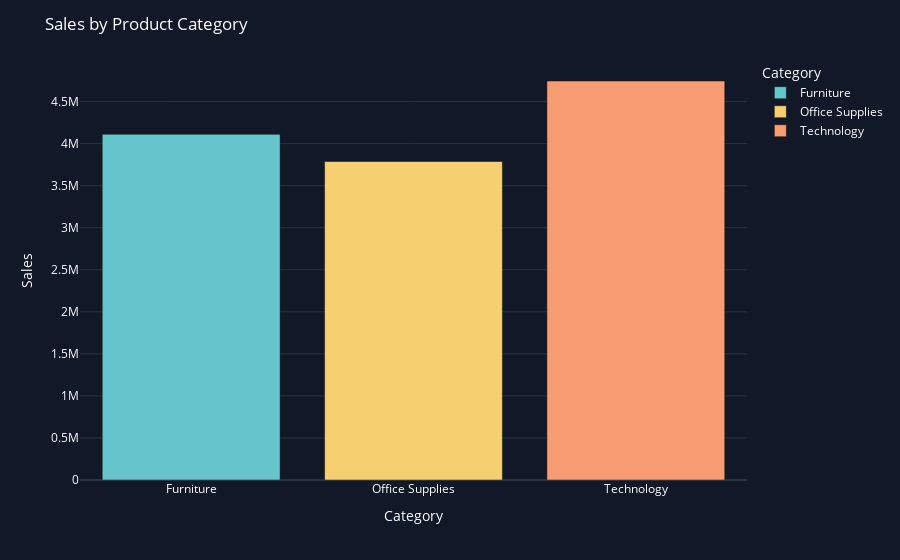
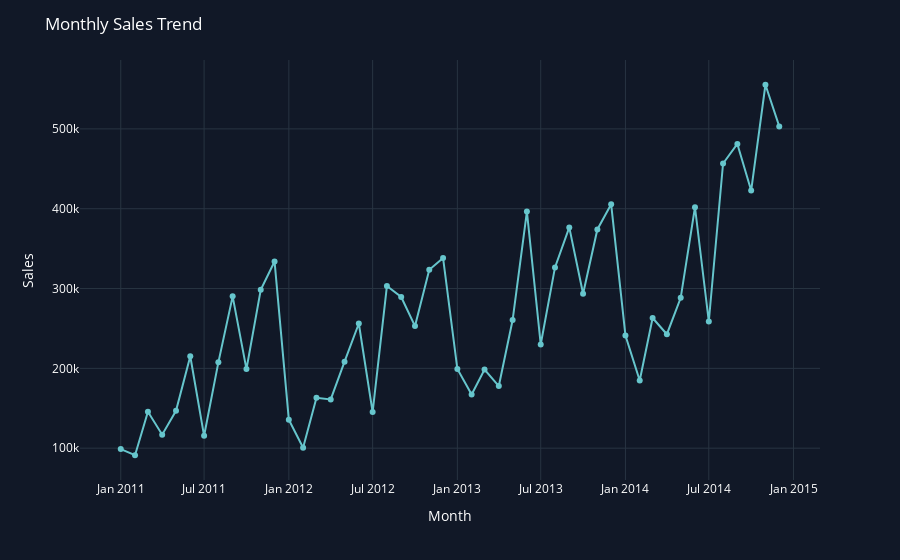
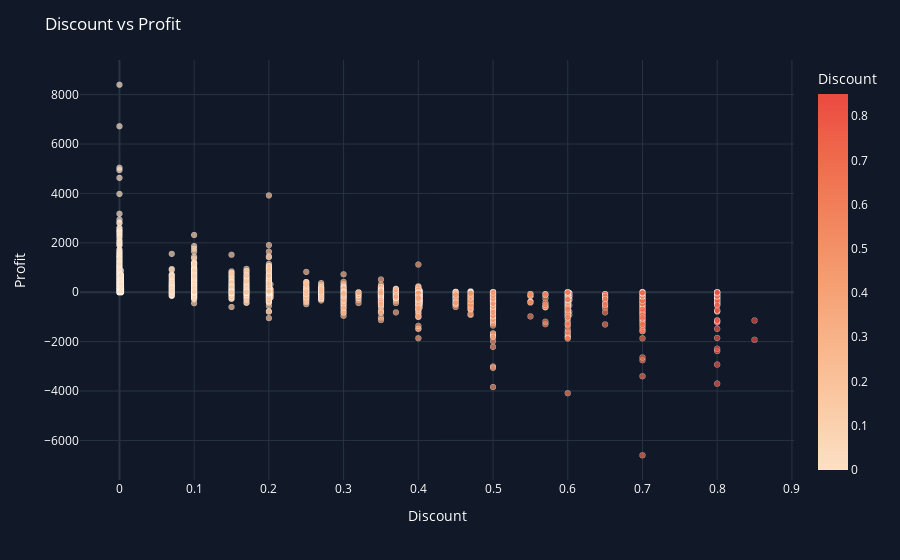
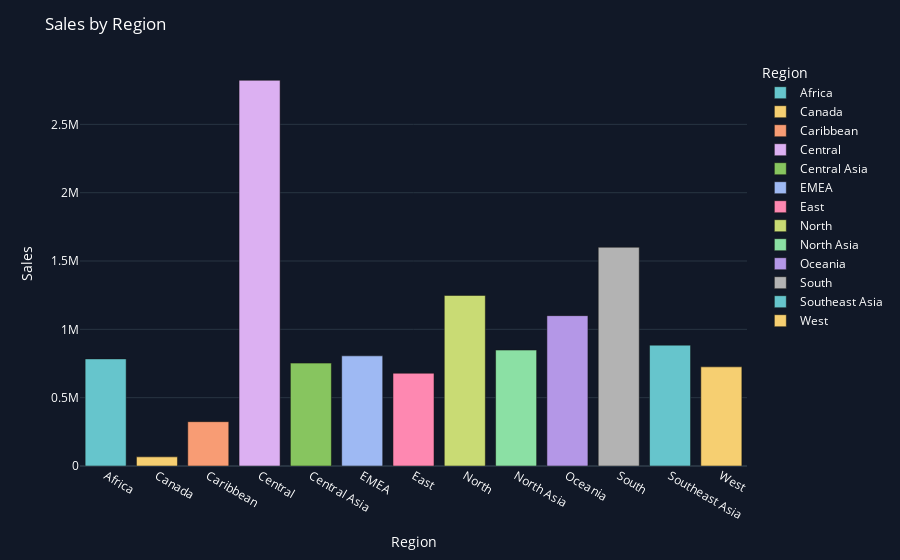

The code cell stored with these charts, in order, in its notebook:
### Code cell
import plotly.express as px
import plotly.graph_objects as go

# Dark layout
def dark_layout(fig, title=None):
    fig.update_layout(
        template="plotly_dark",
        title=title,
        paper_bgcolor="#111827",
        plot_bgcolor="#111827",
        font=dict(color="white")
    )
    return fig

# Save figures
def save_fig(fig, name):
    fig.write_image(f"charts/static/{name}.png")
    fig.write_html(f"charts/interactive/{name}.html")

# 1. Sales vs Category  (bar)
cat_sales = df.groupby("Category", as_index=False)["Sales"].sum()

fig1 = px.bar(
    cat_sales,
    x="Category",
    y="Sales",
    color="Category",
    color_discrete_sequence=px.colors.qualitative.Pastel,
)
fig1 = dark_layout(fig1, "Sales by Product Category")
save_fig(fig1, "sales_by_category")
fig1.show()

# 2. Monthly Sales Trend  (line)
monthly_sales = df.groupby(df["Order.Date"].dt.to_period("M"))["Sales"].sum()
monthly_sales.index = monthly_sales.index.to_timestamp()
monthly_df = monthly_sales.reset_index()
monthly_df.columns = ["Month", "Sales"]

fig2 = px.line(
    monthly_df,
    x="Month",
    y="Sales",
    markers=True,
    color_discrete_sequence=px.colors.qualitative.Pastel,
)
fig2 = dark_layout(fig2, "Monthly Sales Trend")
save_fig(fig2, "monthly_sales_trend")
fig2.show()

# 3. Discount vs Profit  (scatter)
fig3 = px.scatter(
    df,
    x="Discount",
    y="Profit",
    color="Discount",
    opacity=0.7,
    color_continuous_scale=px.colors.sequential.Peach,
)
fig3.update_traces(marker=dict(line=dict(width=0.3, color="white")))
fig3 = dark_layout(fig3, "Discount vs Profit")
save_fig(fig3, "discount_vs_profit")
fig3.show()

# 4. Sales by Region  (bar)
region_sales = df.groupby("Region", as_index=False)["Sales"].sum()

fig4 = px.bar(
    region_sales,
    x="Region",
    y="Sales",
    color="Region",
    color_discrete_sequence=px.colors.qualitative.Pastel,
)
fig4 = dark_layout(fig4, "Sales by Region")
save_fig(fig4, "sales_by_region")
fig4.show()

# 5. Profit by Region  (bar)
region_profit = df.groupby("Region", as_index=False)["Profit"].sum()

fig5 = px.bar(
    region_profit,
    x="Region",
    y="Profit",
    color="Region",
    color_discrete_sequence=px.colors.qualitative.Pastel,
)
fig5 = dark_layout(fig5, "Profit by Region")
save_fig(fig5, "profit_by_region")
fig5.show()

# 6. Top 10 Profitable Products  (horizontal bar)
top_products = (
    df.groupby("Product.Name", as_index=False)["Profit"]
      .sum()
      .nlargest(10, "Profit")
)

fig6 = px.bar(
    top_products,
    x="Profit",
    y="Product.Name",
    orientation="h",
    color="Profit",
    color_continuous_scale=px.colors.sequential.Peach,
)
fig6 = dark_layout(fig6, "Top 10 Profitable Products")
save_fig(fig6, "top_10_profitable_products")
fig6.show()

# 7a. Sales by Customer Segment  (bar)
seg_sales = df.groupby("Segment", as_index=False)["Sales"].sum()

fig7a = px.bar(
    seg_sales,
    x="Segment",
    y="Sales",
    color="Segment",
    color_discrete_sequence=px.colors.qualitative.Pastel,
)
fig7a = dark_layout(fig7a, "Sales by Customer Segment")
save_fig(fig7a, "sales_by_segment")
fig7a.show()

# 7b. Profit by Customer Segment  (bar)
seg_profit = df.groupby("Segment", as_index=False)["Profit"].sum()

fig7b = px.bar(
    seg_profit,
    x="Segment",
    y="Profit",
    color="Segment",
    color_discrete_sequence=px.colors.qualitative.Pastel,
)
fig7b = dark_layout(fig7b, "Profit by Customer Segment")
save_fig(fig7b, "profit_by_segment")
fig7b.show()

# 8. Shipping Cost vs Profit  (scatter)
fig8 = px.scatter(
    df,
    x="Shipping.Cost",
    y="Profit",
    color="Shipping.Cost",
    opacity=0.7,
    color_continuous_scale=px.colors.sequential.Blues,
)
fig8.update_traces(marker=dict(line=dict(width=0.3, color="white")))
fig8 = dark_layout(fig8, "Shipping Cost vs Profit")
save_fig(fig8, "shipping_cost_vs_profit")
fig8.show()

# 9. Delivery Time vs Profit  (box)
df["delivery_days"] = (df["Ship.Date"] - df["Order.Date"]).dt.days

fig9 = px.box(
    df,
    x="delivery_days",
    y="Profit",
    color="delivery_days",
    color_discrete_sequence=px.colors.qualitative.Pastel,
)
fig9 = dark_layout(fig9, "Delivery Time vs Profit")
save_fig(fig9, "delivery_time_vs_profit")
fig9.show()

# 10. Loss-Making Orders  (table)
loss_orders = df[df["Profit"] < 0].copy()

table_cols = ["Order.ID", "Product.Name", "Region", "Discount", "Profit"]
table_cols = [c for c in table_cols if c in loss_orders.columns]

fig10 = go.Figure(
    data=[go.Table(
        header=dict(values=table_cols, fill_color="#4B5563", font=dict(color="white")),
        cells=dict(values=[loss_orders[c].head(10) for c in table_cols],
                   fill_color="#111827", font=dict(color="white"))
    )]
)
fig10 = dark_layout(fig10, "Sample of Loss-Making Orders")
save_fig(fig10, "loss_making_orders_sample")
fig10.show()

# 11. Yearly Sales  (bar)
year_sales = df.groupby("Year", as_index=False)["Sales"].sum()

fig11 = px.bar(
    year_sales,
    x="Year",
    y="Sales",
    color="Year",
    color_discrete_sequence=px.colors.qualitative.Pastel,
)
fig11 = dark_layout(fig11, "Yearly Sales")
save_fig(fig11, "yearly_sales")
fig11.show()

### Figure 1 — Plotly figure (JSON) as saved in the notebook; plotly's stock layout.template omitted (floating-point values rounded to 4 significant figures)
{"data": [{"hovertemplate": "Category=%{x}<br>Sales=%{y}<extra></extra>", "legendgroup": "Furniture", "marker": {"color": "rgb(102, 197, 204)", "pattern": {"shape": ""}}, "name": "Furniture", "orientation": "v", "showlegend": true, "textposition": "auto", "type": "bar", "x": ["Furniture"], "xaxis": "x", "y": [4110884], "yaxis": "y"}, {"hovertemplate": "Category=%{x}<br>Sales=%{y}<extra></extra>", "legendgroup": "Office Supplies", "marker": {"color": "rgb(246, 207, 113)", "pattern": {"shape": ""}}, "name": "Office Supplies", "orientation": "v", "showlegend": true, "textposition": "auto", "type": "bar", "x": ["Office Supplies"], "xaxis": "x", "y": [3787330], "yaxis": "y"}, {"hovertemplate": "Category=%{x}<br>Sales=%{y}<extra></extra>", "legendgroup": "Technology", "marker": {"color": "rgb(248, 156, 116)", "pattern": {"shape": ""}}, "name": "Technology", "orientation": "v", "showlegend": true, "textposition": "auto", "type": "bar", "x": ["Technology"], "xaxis": "x", "y": [4744691], "yaxis": "y"}], "layout": {"barmode": "relative", "font": {"color": "white"}, "legend": {"title": {"text": "Category"}, "tracegroupgap": 0}, "margin": {"t": 60}, "paper_bgcolor": "#111827", "plot_bgcolor": "#111827", "title": {"text": "Sales by Product Category"}, "xaxis": {"anchor": "y", "categoryarray": ["Furniture", "Office Supplies", "Technology"], "categoryorder": "array", "domain": [0, 1], "title": {"text": "Category"}}, "yaxis": {"anchor": "x", "domain": [0, 1], "title": {"text": "Sales"}}}}

### Figure 2 — Plotly figure (JSON) as saved in the notebook; plotly's stock layout.template omitted (floating-point values rounded to 4 significant figures)
{"data": [{"hovertemplate": "Month=%{x}<br>Sales=%{y}<extra></extra>", "legendgroup": "", "line": {"color": "rgb(102, 197, 204)", "dash": "solid"}, "marker": {"symbol": "circle"}, "mode": "lines+markers", "name": "", "orientation": "v", "showlegend": false, "type": "scatter", "x": ["2011-01-01T00:00:00", "2011-02-01T00:00:00", "2011-03-01T00:00:00", "2011-04-01T00:00:00", "2011-05-01T00:00:00", "2011-06-01T00:00:00", "2011-07-01T00:00:00", "2011-08-01T00:00:00", "2011-09-01T00:00:00", "2011-10-01T00:00:00", "2011-11-01T00:00:00", "2011-12-01T00:00:00", "2012-01-01T00:00:00", "2012-02-01T00:00:00", "2012-03-01T00:00:00", "2012-04-01T00:00:00", "2012-05-01T00:00:00", "2012-06-01T00:00:00", "2012-07-01T00:00:00", "2012-08-01T00:00:00", "2012-09-01T00:00:00", "2012-10-01T00:00:00", "2012-11-01T00:00:00", "2012-12-01T00:00:00", "2013-01-01T00:00:00", "2013-02-01T00:00:00", "2013-03-01T00:00:00", "2013-04-01T00:00:00", "2013-05-01T00:00:00", "2013-06-01T00:00:00", "2013-07-01T00:00:00", "2013-08-01T00:00:00", "2013-09-01T00:00:00", "2013-10-01T00:00:00", "2013-11-01T00:00:00", "2013-12-01T00:00:00", "2014-01-01T00:00:00", "2014-02-01T00:00:00", "2014-03-01T00:00:00", "2014-04-01T00:00:00", "2014-05-01T00:00:00", "2014-06-01T00:00:00", "2014-07-01T00:00:00", "2014-08-01T00:00:00", "2014-09-01T00:00:00", "2014-10-01T00:00:00", "2014-11-01T00:00:00", "2014-12-01T00:00:00"], "xaxis": "x", "y": [98902, 91152, 145726, 116927, 146762, 215214, 115518, 207570, 290230, 199070, 298499, 333941, 135775, 100521, 163092, 161060, 208370, 256181, 145247, 303158, 289390, 252942, 323512, 338245, 199197, 167247, 198591, 177835, 260525, 396513, 229940, 326491, 376626, 293423, 373996, 405476, 241267, 184848, 263110, 242781, 288404, 401843, 258718, 456633, 481186, 422785, 555312, 503154], "yaxis": "y"}], "layout": {"font": {"color": "white"}, "legend": {"tracegroupgap": 0}, "margin": {"t": 60}, "paper_bgcolor": "#111827", "plot_bgcolor": "#111827", "title": {"text": "Monthly Sales Trend"}, "xaxis": {"anchor": "y", "domain": [0, 1], "title": {"text": "Month"}}, "yaxis": {"anchor": "x", "domain": [0, 1], "title": {"text": "Sales"}}}}

### Figure 3 — Plotly figure (JSON) as saved in the notebook; plotly's stock layout.template omitted (floating-point values rounded to 4 significant figures; data arrays with more than 128 entries replaced by an {"elided": "..."} marker saying what was removed)
{"data": [{"hovertemplate": "Discount=%{marker.color}<br>Profit=%{y}<extra></extra>", "legendgroup": "", "marker": {"color": {"elided": "51290 float values"}, "coloraxis": "coloraxis", "line": {"color": "white", "width": 0.3}, "opacity": 0.7, "symbol": "circle"}, "mode": "markers", "name": "", "showlegend": false, "type": "scattergl", "x": {"elided": "51290 float values"}, "xaxis": "x", "y": {"elided": "51290 float values"}, "yaxis": "y"}], "layout": {"coloraxis": {"colorbar": {"title": {"text": "Discount"}}, "colorscale": [[0, "rgb(253, 224, 197)"], [0.1667, "rgb(250, 203, 166)"], [0.3333, "rgb(248, 181, 139)"], [0.5, "rgb(245, 158, 114)"], [0.6667, "rgb(242, 133, 93)"], [0.8333, "rgb(239, 106, 76)"], [1, "rgb(235, 74, 64)"]]}, "font": {"color": "white"}, "legend": {"tracegroupgap": 0}, "margin": {"t": 60}, "paper_bgcolor": "#111827", "plot_bgcolor": "#111827", "title": {"text": "Discount vs Profit"}, "xaxis": {"anchor": "y", "domain": [0, 1], "title": {"text": "Discount"}}, "yaxis": {"anchor": "x", "domain": [0, 1], "title": {"text": "Profit"}}}}

### Figure 4 — Plotly figure (JSON) as saved in the notebook; plotly's stock layout.template omitted (floating-point values rounded to 4 significant figures)
{"data": [{"hovertemplate": "Region=%{x}<br>Sales=%{y}<extra></extra>", "legendgroup": "Africa", "marker": {"color": "rgb(102, 197, 204)", "pattern": {"shape": ""}}, "name": "Africa", "orientation": "v", "showlegend": true, "textposition": "auto", "type": "bar", "x": ["Africa"], "xaxis": "x", "y": [783776], "yaxis": "y"}, {"hovertemplate": "Region=%{x}<br>Sales=%{y}<extra></extra>", "legendgroup": "Canada", "marker": {"color": "rgb(246, 207, 113)", "pattern": {"shape": ""}}, "name": "Canada", "orientation": "v", "showlegend": true, "textposition": "auto", "type": "bar", "x": ["Canada"], "xaxis": "x", "y": [66932], "yaxis": "y"}, {"hovertemplate": "Region=%{x}<br>Sales=%{y}<extra></extra>", "legendgroup": "Caribbean", "marker": {"color": "rgb(248, 156, 116)", "pattern": {"shape": ""}}, "name": "Caribbean", "orientation": "v", "showlegend": true, "textposition": "auto", "type": "bar", "x": ["Caribbean"], "xaxis": "x", "y": [324281], "yaxis": "y"}, {"hovertemplate": "Region=%{x}<br>Sales=%{y}<extra></extra>", "legendgroup": "Central", "marker": {"color": "rgb(220, 176, 242)", "pattern": {"shape": ""}}, "name": "Central", "orientation": "v", "showlegend": true, "textposition": "auto", "type": "bar", "x": ["Central"], "xaxis": "x", "y": [2822399], "yaxis": "y"}, {"hovertemplate": "Region=%{x}<br>Sales=%{y}<extra></extra>", "legendgroup": "Central Asia", "marker": {"color": "rgb(135, 197, 95)", "pattern": {"shape": ""}}, "name": "Central Asia", "orientation": "v", "showlegend": true, "textposition": "auto", "type": "bar", "x": ["Central Asia"], "xaxis": "x", "y": [752839], "yaxis": "y"}, {"hovertemplate": "Region=%{x}<br>Sales=%{y}<extra></extra>", "legendgroup": "EMEA", "marker": {"color": "rgb(158, 185, 243)", "pattern": {"shape": ""}}, "name": "EMEA", "orientation": "v", "showlegend": true, "textposition": "auto", "type": "bar", "x": ["EMEA"], "xaxis": "x", "y": [806184], "yaxis": "y"}, {"hovertemplate": "Region=%{x}<br>Sales=%{y}<extra></extra>", "legendgroup": "East", "marker": {"color": "rgb(254, 136, 177)", "pattern": {"shape": ""}}, "name": "East", "orientation": "v", "showlegend": true, "textposition": "auto", "type": "bar", "x": ["East"], "xaxis": "x", "y": [678834], "yaxis": "y"}, {"hovertemplate": "Region=%{x}<br>Sales=%{y}<extra></extra>", "legendgroup": "North", "marker": {"color": "rgb(201, 219, 116)", "pattern": {"shape": ""}}, "name": "North", "orientation": "v", "showlegend": true, "textposition": "auto", "type": "bar", "x": ["North"], "xaxis": "x", "y": [1248192], "yaxis": "y"}, {"hovertemplate": "Region=%{x}<br>Sales=%{y}<extra></extra>", "legendgroup": "North Asia", "marker": {"color": "rgb(139, 224, 164)", "pattern": {"shape": ""}}, "name": "North Asia", "orientation": "v", "showlegend": true, "textposition": "auto", "type": "bar", "x": ["North Asia"], "xaxis": "x", "y": [848349], "yaxis": "y"}, {"hovertemplate": "Region=%{x}<br>Sales=%{y}<extra></extra>", "legendgroup": "Oceania", "marker": {"color": "rgb(180, 151, 231)", "pattern": {"shape": ""}}, "name": "Oceania", "orientation": "v", "showlegend": true, "textposition": "auto", "type": "bar", "x": ["Oceania"], "xaxis": "x", "y": [1100207], "yaxis": "y"}, {"hovertemplate": "Region=%{x}<br>Sales=%{y}<extra></extra>", "legendgroup": "South", "marker": {"color": "rgb(179, 179, 179)", "pattern": {"shape": ""}}, "name": "South", "orientation": "v", "showlegend": true, "textposition": "auto", "type": "bar", "x": ["South"], "xaxis": "x", "y": [1600960], "yaxis": "y"}, {"hovertemplate": "Region=%{x}<br>Sales=%{y}<extra></extra>", "legendgroup": "Southeast Asia", "marker": {"color": "rgb(102, 197, 204)", "pattern": {"shape": ""}}, "name": "Southeast Asia", "orientation": "v", "showlegend": true, "textposition": "auto", "type": "bar", "x": ["Southeast Asia"], "xaxis": "x", "y": [884438], "yaxis": "y"}, {"hovertemplate": "Region=%{x}<br>Sales=%{y}<extra></extra>", "legendgroup": "West", "marker": {"color": "rgb(246, 207, 113)", "pattern": {"shape": ""}}, "name": "West", "orientation": "v", "showlegend": true, "textposition": "auto", "type": "bar", "x": ["West"], "xaxis": "x", "y": [725514], "yaxis": "y"}], "layout": {"barmode": "relative", "font": {"color": "white"}, "legend": {"title": {"text": "Region"}, "tracegroupgap": 0}, "margin": {"t": 60}, "paper_bgcolor": "#111827", "plot_bgcolor": "#111827", "title": {"text": "Sales by Region"}, "xaxis": {"anchor": "y", "categoryarray": ["Africa", "Canada", "Caribbean", "Central", "Central Asia", "EMEA", "East", "North", "North Asia", "Oceania", "South", "Southeast Asia", "West"], "categoryorder": "array", "domain": [0, 1], "title": {"text": "Region"}}, "yaxis": {"anchor": "x", "domain": [0, 1], "title": {"text": "Sales"}}}}
